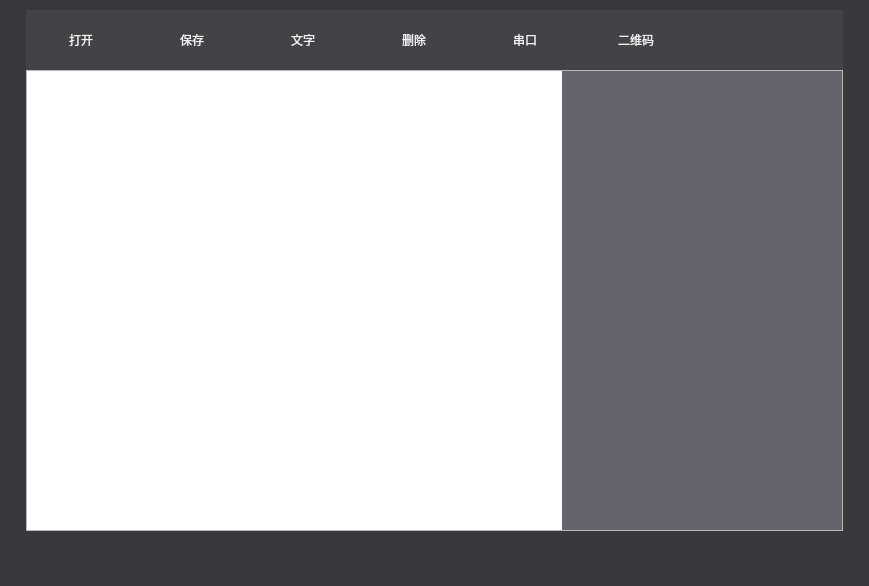
<?xml version="1.0" encoding="UTF-8"?>
<ui version="4.0">
 <class>QCPTitle</class>
 <widget class="QWidget" name="QCPTitle">
  <property name="geometry">
   <rect>
    <x>0</x>
    <y>0</y>
    <width>869</width>
    <height>586</height>
   </rect>
  </property>
  <property name="maximumSize">
   <size>
    <width>16777215</width>
    <height>16777215</height>
   </size>
  </property>
  <property name="windowTitle">
   <string notr="true">mLaser</string>
  </property>
  <property name="styleSheet">
   <string notr="true">QWidget#QCPTitle
{
	
	background-color: rgb(57, 56, 61);
}</string>
  </property>
  <widget class="QFrame" name="frameCent">
   <property name="geometry">
    <rect>
     <x>26</x>
     <y>10</y>
     <width>817</width>
     <height>521</height>
    </rect>
   </property>
   <property name="styleSheet">
    <string notr="true">QFrame#frameCent
{
	border:none;	
	background-color: rgb(68, 68, 68);
}
QFrame#frameTool
{
	border:none;
	max-height:60px;
	background-color: rgb(67, 66, 71);
}
QFrame#frameTool QPushButton:hover{
	border:none;
	background-color: rgb(87, 86, 91);
	color: rgb(255, 255, 255);
	font: 9pt &quot;微软雅黑&quot;;
}
QFrame#frameTool QPushButton:pressed{
	border:none;
	background-color: rgb(59, 58, 63);
	color: rgb(255, 255, 255);
	font: 9pt &quot;微软雅黑&quot;;
}
QFrame#frameTool QPushButton{
	border:none;
	background-color: rgb(67, 66, 71);
	
	color: rgb(243, 243, 243);
	font: 9pt &quot;微软雅黑&quot;;
}

QFrame#frameView
{
	border:none;
	background-color: rgb(255, 255, 255);
}
QFrame#framePan
{
    border:none;
	max-width:280px;
	background-color: rgb(100, 100, 109);
}


QMenu {
	font: 10pt &quot;微软雅黑&quot;;
	color: rgb(255, 255, 255);
	background-color: rgb(97, 96, 101);	
}

QMenu::item {
	
	padding:20px;
	height: 32px;
	width:230px;
    background-color: transparent;
}

QMenu::item:selected { 
    
	background-color: rgb(117, 116, 121);
}</string>
   </property>
   <property name="frameShape">
    <enum>QFrame::StyledPanel</enum>
   </property>
   <property name="frameShadow">
    <enum>QFrame::Raised</enum>
   </property>
   <layout class="QVBoxLayout" name="verticalLayout">
    <property name="spacing">
     <number>0</number>
    </property>
    <property name="leftMargin">
     <number>0</number>
    </property>
    <property name="topMargin">
     <number>0</number>
    </property>
    <property name="rightMargin">
     <number>0</number>
    </property>
    <property name="bottomMargin">
     <number>0</number>
    </property>
    <item>
     <widget class="QFrame" name="frameTool">
      <property name="sizePolicy">
       <sizepolicy hsizetype="Preferred" vsizetype="Expanding">
        <horstretch>0</horstretch>
        <verstretch>0</verstretch>
       </sizepolicy>
      </property>
      <property name="minimumSize">
       <size>
        <width>0</width>
        <height>60</height>
       </size>
      </property>
      <property name="frameShape">
       <enum>QFrame::StyledPanel</enum>
      </property>
      <property name="frameShadow">
       <enum>QFrame::Raised</enum>
      </property>
      <layout class="QHBoxLayout" name="horizontalLayout_3">
       <property name="spacing">
        <number>1</number>
       </property>
       <property name="leftMargin">
        <number>0</number>
       </property>
       <property name="topMargin">
        <number>0</number>
       </property>
       <property name="rightMargin">
        <number>0</number>
       </property>
       <property name="bottomMargin">
        <number>0</number>
       </property>
       <item>
        <widget class="QPushButton" name="btnOpen">
         <property name="sizePolicy">
          <sizepolicy hsizetype="Minimum" vsizetype="Expanding">
           <horstretch>0</horstretch>
           <verstretch>0</verstretch>
          </sizepolicy>
         </property>
         <property name="minimumSize">
          <size>
           <width>110</width>
           <height>0</height>
          </size>
         </property>
         <property name="text">
          <string>打开</string>
         </property>
         <property name="icon">
          <iconset resource="../icon.qrc">
           <normaloff>:/Source/icon/open.png</normaloff>:/Source/icon/open.png</iconset>
         </property>
         <property name="iconSize">
          <size>
           <width>32</width>
           <height>32</height>
          </size>
         </property>
        </widget>
       </item>
       <item>
        <widget class="QPushButton" name="btnSave">
         <property name="sizePolicy">
          <sizepolicy hsizetype="Minimum" vsizetype="Expanding">
           <horstretch>0</horstretch>
           <verstretch>0</verstretch>
          </sizepolicy>
         </property>
         <property name="minimumSize">
          <size>
           <width>110</width>
           <height>0</height>
          </size>
         </property>
         <property name="maximumSize">
          <size>
           <width>16777215</width>
           <height>16777215</height>
          </size>
         </property>
         <property name="text">
          <string>保存</string>
         </property>
         <property name="icon">
          <iconset resource="../icon.qrc">
           <normaloff>:/Source/icon/save.png</normaloff>:/Source/icon/save.png</iconset>
         </property>
         <property name="iconSize">
          <size>
           <width>32</width>
           <height>32</height>
          </size>
         </property>
        </widget>
       </item>
       <item>
        <widget class="QPushButton" name="btnText">
         <property name="sizePolicy">
          <sizepolicy hsizetype="Minimum" vsizetype="Expanding">
           <horstretch>0</horstretch>
           <verstretch>0</verstretch>
          </sizepolicy>
         </property>
         <property name="minimumSize">
          <size>
           <width>110</width>
           <height>0</height>
          </size>
         </property>
         <property name="text">
          <string>文字</string>
         </property>
         <property name="icon">
          <iconset resource="../icon.qrc">
           <normaloff>:/Source/icon/text.png</normaloff>:/Source/icon/text.png</iconset>
         </property>
         <property name="iconSize">
          <size>
           <width>32</width>
           <height>32</height>
          </size>
         </property>
        </widget>
       </item>
       <item>
        <widget class="QPushButton" name="btnDelet">
         <property name="sizePolicy">
          <sizepolicy hsizetype="Minimum" vsizetype="Expanding">
           <horstretch>0</horstretch>
           <verstretch>0</verstretch>
          </sizepolicy>
         </property>
         <property name="minimumSize">
          <size>
           <width>110</width>
           <height>0</height>
          </size>
         </property>
         <property name="text">
          <string>删除</string>
         </property>
         <property name="icon">
          <iconset resource="../icon.qrc">
           <normaloff>:/Source/icon/dele.png</normaloff>:/Source/icon/dele.png</iconset>
         </property>
         <property name="iconSize">
          <size>
           <width>32</width>
           <height>32</height>
          </size>
         </property>
        </widget>
       </item>
       <item>
        <widget class="QPushButton" name="btnSerial">
         <property name="sizePolicy">
          <sizepolicy hsizetype="Minimum" vsizetype="Expanding">
           <horstretch>0</horstretch>
           <verstretch>0</verstretch>
          </sizepolicy>
         </property>
         <property name="minimumSize">
          <size>
           <width>110</width>
           <height>0</height>
          </size>
         </property>
         <property name="text">
          <string>串口</string>
         </property>
         <property name="icon">
          <iconset resource="../icon.qrc">
           <normaloff>:/Source/icon/serial.png</normaloff>:/Source/icon/serial.png</iconset>
         </property>
         <property name="iconSize">
          <size>
           <width>32</width>
           <height>32</height>
          </size>
         </property>
        </widget>
       </item>
       <item>
        <widget class="QPushButton" name="btnQrcode">
         <property name="sizePolicy">
          <sizepolicy hsizetype="Minimum" vsizetype="Expanding">
           <horstretch>0</horstretch>
           <verstretch>0</verstretch>
          </sizepolicy>
         </property>
         <property name="minimumSize">
          <size>
           <width>110</width>
           <height>0</height>
          </size>
         </property>
         <property name="text">
          <string>二维码</string>
         </property>
         <property name="icon">
          <iconset resource="../icon.qrc">
           <normaloff>:/Source/icon/qrcode.png</normaloff>:/Source/icon/qrcode.png</iconset>
         </property>
         <property name="iconSize">
          <size>
           <width>32</width>
           <height>32</height>
          </size>
         </property>
        </widget>
       </item>
       <item>
        <spacer name="horizontalSpacer">
         <property name="orientation">
          <enum>Qt::Horizontal</enum>
         </property>
         <property name="sizeHint" stdset="0">
          <size>
           <width>40</width>
           <height>20</height>
          </size>
         </property>
        </spacer>
       </item>
       <item>
        <widget class="QMenuButoon" name="btnMenu">
         <property name="sizePolicy">
          <sizepolicy hsizetype="Minimum" vsizetype="Expanding">
           <horstretch>0</horstretch>
           <verstretch>0</verstretch>
          </sizepolicy>
         </property>
         <property name="minimumSize">
          <size>
           <width>110</width>
           <height>0</height>
          </size>
         </property>
         <property name="text">
          <string/>
         </property>
         <property name="icon">
          <iconset resource="../icon.qrc">
           <normaloff>:/Source/icon/feature.png</normaloff>:/Source/icon/feature.png</iconset>
         </property>
         <property name="iconSize">
          <size>
           <width>32</width>
           <height>32</height>
          </size>
         </property>
        </widget>
       </item>
      </layout>
     </widget>
    </item>
    <item>
     <widget class="QFrame" name="frame">
      <property name="frameShape">
       <enum>QFrame::StyledPanel</enum>
      </property>
      <property name="frameShadow">
       <enum>QFrame::Raised</enum>
      </property>
      <layout class="QHBoxLayout" name="horizontalLayout_2">
       <property name="spacing">
        <number>0</number>
       </property>
       <property name="leftMargin">
        <number>0</number>
       </property>
       <property name="topMargin">
        <number>0</number>
       </property>
       <property name="rightMargin">
        <number>0</number>
       </property>
       <property name="bottomMargin">
        <number>0</number>
       </property>
       <item>
        <widget class="QFrame" name="frameView">
         <property name="frameShape">
          <enum>QFrame::StyledPanel</enum>
         </property>
         <property name="frameShadow">
          <enum>QFrame::Raised</enum>
         </property>
        </widget>
       </item>
       <item>
        <widget class="QFrame" name="framePan">
         <property name="minimumSize">
          <size>
           <width>280</width>
           <height>0</height>
          </size>
         </property>
         <property name="maximumSize">
          <size>
           <width>280</width>
           <height>16777215</height>
          </size>
         </property>
         <property name="frameShape">
          <enum>QFrame::StyledPanel</enum>
         </property>
         <property name="frameShadow">
          <enum>QFrame::Raised</enum>
         </property>
         <widget class="BA_EasyForm" name="easy" native="true">
          <property name="geometry">
           <rect>
            <x>9</x>
            <y>9</y>
            <width>262</width>
            <height>143</height>
           </rect>
          </property>
         </widget>
         <widget class="BB_EasynForm" name="easyn" native="true">
          <property name="geometry">
           <rect>
            <x>9</x>
            <y>158</y>
            <width>262</width>
            <height>143</height>
           </rect>
          </property>
         </widget>
         <widget class="BC_ExpertForm" name="expert" native="true">
          <property name="geometry">
           <rect>
            <x>9</x>
            <y>307</y>
            <width>262</width>
            <height>143</height>
           </rect>
          </property>
         </widget>
        </widget>
       </item>
      </layout>
     </widget>
    </item>
   </layout>
  </widget>
  <action name="zhAction">
   <property name="checkable">
    <bool>true</bool>
   </property>
   <property name="text">
    <string>简体中文</string>
   </property>
  </action>
  <action name="enAction">
   <property name="checkable">
    <bool>true</bool>
   </property>
   <property name="text">
    <string>English</string>
   </property>
  </action>
  <action name="gcodeAction">
   <property name="text">
    <string>Gcode模式</string>
   </property>
  </action>
  <action name="firmwareAaction">
   <property name="text">
    <string>固件更新</string>
   </property>
  </action>
  <action name="expertAction">
   <property name="checkable">
    <bool>true</bool>
   </property>
   <property name="text">
    <string>高级模式</string>
   </property>
  </action>
  <action name="coustomAction">
   <property name="checkable">
    <bool>true</bool>
   </property>
   <property name="text">
    <string>简单模式</string>
   </property>
  </action>
  <action name="mmAction">
   <property name="checkable">
    <bool>true</bool>
   </property>
   <property name="text">
    <string>mm</string>
   </property>
  </action>
  <action name="inchAction">
   <property name="checkable">
    <bool>true</bool>
   </property>
   <property name="text">
    <string>inch</string>
   </property>
  </action>
  <action name="downloadAction">
   <property name="text">
    <string>软件下载</string>
   </property>
  </action>
 </widget>
 <layoutdefault spacing="6" margin="11"/>
 <customwidgets>
  <customwidget>
   <class>QMenuButoon</class>
   <extends>QPushButton</extends>
   <header>UICompment/qmenubutoon.h</header>
  </customwidget>
  <customwidget>
   <class>BA_EasyForm</class>
   <extends>QWidget</extends>
   <header>UICompment/ba_easyform.h</header>
   <container>1</container>
  </customwidget>
  <customwidget>
   <class>BB_EasynForm</class>
   <extends>QWidget</extends>
   <header>UICompment/bb_easynform.h</header>
   <container>1</container>
  </customwidget>
  <customwidget>
   <class>BC_ExpertForm</class>
   <extends>QWidget</extends>
   <header>UICompment/bc_expertform.h</header>
   <container>1</container>
  </customwidget>
 </customwidgets>
 <resources>
  <include location="../icon.qrc"/>
 </resources>
 <connections/>
</ui>
